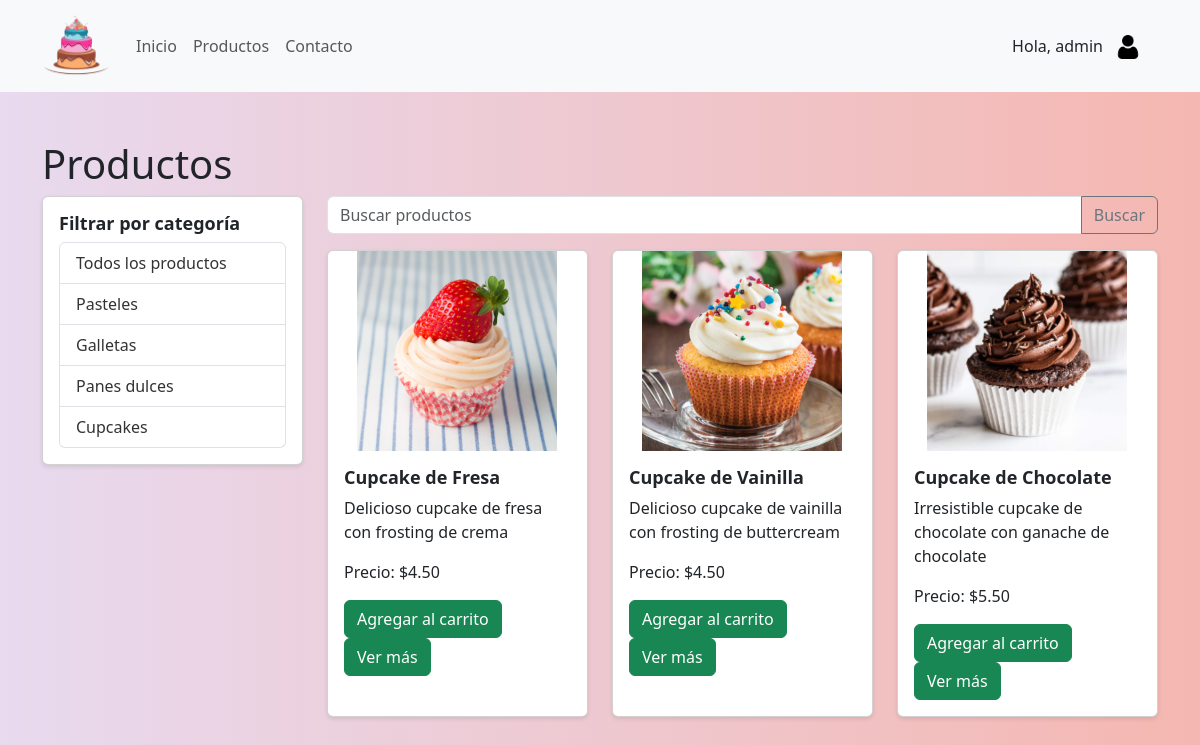
Page /productos.php?categoria=Cupcakes (signed in) on the committed database.
### tables this page shows
CREATE TABLE `productos` (
  `id` int(11) NOT NULL,
  `nombre` varchar(255) NOT NULL,
  `descripcion` text DEFAULT NULL,
  `precio` decimal(10,2) NOT NULL,
  `categoria` varchar(100) NOT NULL,
  `cantidad` int(11) NOT NULL,
  `imagen` varchar(255) DEFAULT NULL
);

### productos.php (the view, shortened to what this page needs)
<!DOCTYPE html>
<html lang="es">
<head>
    <link href="https://cdn.jsdelivr.net/npm/bootstrap@5.3.0-alpha3/dist/css/bootstrap.min.css" rel="stylesheet">
    <link rel="stylesheet" href="styles.css">
</head>
<body>
<?php include 'header.php'; ?>
<div class="container my-5">
<div class="col-lg-3">
    <h1>Productos</h1>
</div>
<div class="row">
    <div class="col-lg-3">
    <div class="card">
        <div class="card-body">
            <h5 class="card-title">Filtrar por categoría</h5>
            <ul class="list-group">
                <li class="list-group-item"><a href="productos.php">Todos los productos</a></li>
                <li class="list-group-item"><a href="productos.php?categoria=Pasteles">Pasteles</a></li>
                <li class="list-group-item"><a href="productos.php?categoria=Galletas">Galletas</a></li>
                <li class="list-group-item"><a href="productos.php?categoria=Panes%20dulces">Panes dulces</a></li>
                <li class="list-group-item"><a href="productos.php?categoria=Cupcakes">Cupcakes</a></li>
            </ul>
        </div>
    </div>
</div>
    <div class="col-lg-9">
        <div class="input-group mb-3">
        <input type="text" class="form-control" placeholder="Buscar productos" id="searchInput">
        <button class="btn btn-outline-secondary" type="button" id="searchButton">Buscar</button>
    </div>
            <div id="productList">
                <div class="row">
                    <?php
                    include 'conexion.php';
                    $category = isset($_GET['categoria']) ? $_GET['categoria'] : '';
                    $sql = "SELECT * FROM productos";
                    if (!empty($category)) {
                        if ($category === "Panes dulces") {
                            $sql .= " WHERE categoria = 'Panes dulces'";
                        } else {
                            $sql .= " WHERE categoria = '$category'";
                        }
                    }
                    $result = $conn->query($sql);
                    if ($result->num_rows > 0) {
                        while ($row = $result->fetch_assoc()) {
                            $nombre = $row['nombre'];
                            $descripcion = $row['descripcion'];
                            $imagen = $row['imagen'];
                            $precio = $row['precio'];
                            echo '<div class="col-lg-4 mb-4">';
                            echo '<div class="card h-100">';
                            echo '<a href="producto.php?id='.$row['id'].'" class="text-decoration-none">';
                            echo '<img src="'.$imagen.'" class="card-img-top img-fluid" alt="'.$nombre.'" style="max-height: 200px; object-fit: contain;">';
                            echo '</a>';
                            echo '<div class="card-body">';
                            echo '<h5 class="card-title">'.$nombre.'</h5>';
                            echo '<p class="card-text">'.$descripcion.'</p>';
                            echo '<p class="card-text">Precio: $'.$precio.'</p>';
                            ?>
                            <form action="agregar_al_carro.php" method="POST">
                                <button class="btn btn-success" onclick="agregarAlCarrito(event, <?php echo $row['id']; ?>, '<?php echo $nombre; ?>', <?php echo $precio; ?>)">Agregar al carrito</button>
                            </form>
                            <?php
                            echo '<a href="producto.php?id='.$row['id'].'" class="btn btn-success">Ver más</a>';
                            echo '</div>';
                            echo '</div>';
                            echo '</div>';
                        }
                    } else {
                        echo 'No se encontraron productos.';
                    }
                    ?>
                </div>
            </div>
        </div>
    </div>
</div>
</body>
</html>

### styles.css (style rules this page uses)
body { background-image: linear-gradient(to right, #E8DAEF, #F5B7B1); }
.card { border: 1px solid #ccc; border-radius: 5px; box-shadow: 0 2px 4px rgba(0, 0, 0, 0.1); }
.card-body { padding: 10px; }
.card-title { font-size: 18px; font-weight: bold; margin-bottom: 10px; }
.list-group-item { border: none; padding: 8px 16px; background-color: #f8f9fa; }
.list-group-item a { text-decoration: none; color: #333; }

### rows in the picture
productos: imagen (picture), nombre "Cupcake de Fresa", descripcion "Delicioso cupcake de fresa con frosting de crema", precio "4.50"
productos: imagen (picture), nombre "Cupcake de Vainilla", descripcion "Delicioso cupcake de vainilla con frosting de buttercream", precio "4.50"
productos: imagen (picture), nombre "Cupcake de Chocolate", descripcion "Irresistible cupcake de chocolate con ganache de chocolate", precio "5.50"

### other values in the picture
$_SESSION['username'] "admin"
